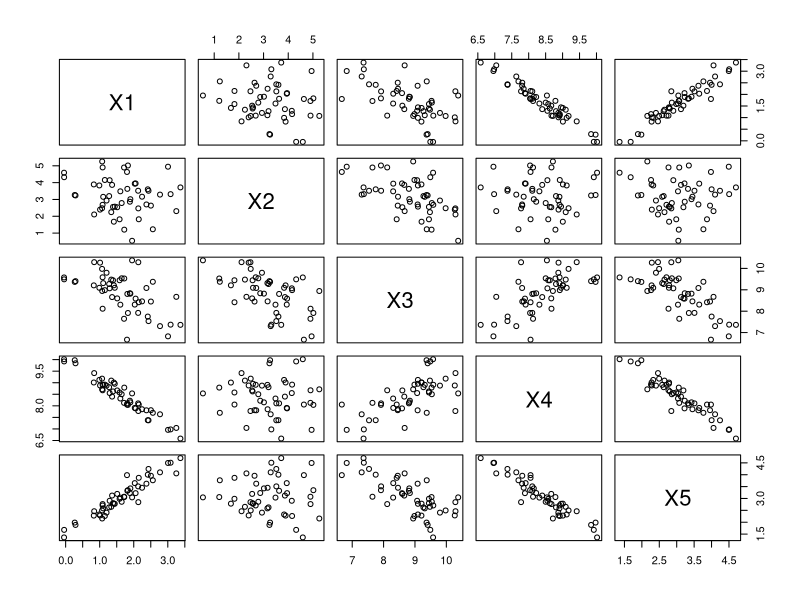
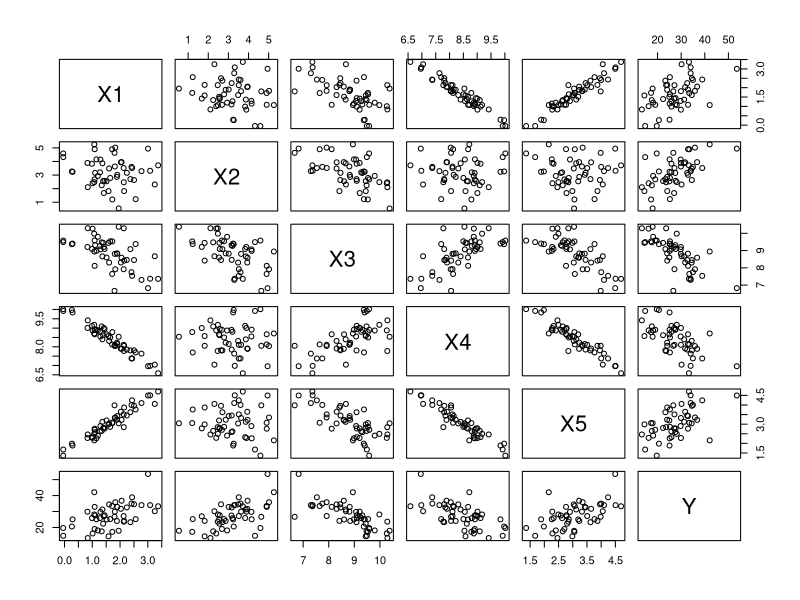

The R script that drew these images, in order:
setwd("/Users/tarineccleston/Documents/Masters/STATS 762/regression-for-DS/information-criteria")

X <- read.csv("data/X.csv", header = TRUE)

# 1) 
pairs(X)

# 2) 

beta_true = c(10, 2, 3, 1)
sigma = 4

# generate regression line based on the given "true" parameters
mu = beta_true[1] + beta_true[2]*X$X1 + beta_true[3]*X$X2 + beta_true[4]*X$X1*X$X2

# simulate of the normal distribution
X$Y = rnorm(nrow(X), mu, 4)

pairs(X)

# 3)
model = lm(Y ~ X1*X2, data = X)
beta_hat = summary(model)$coef[,1]

confint(model,"X1", level=0.95)

